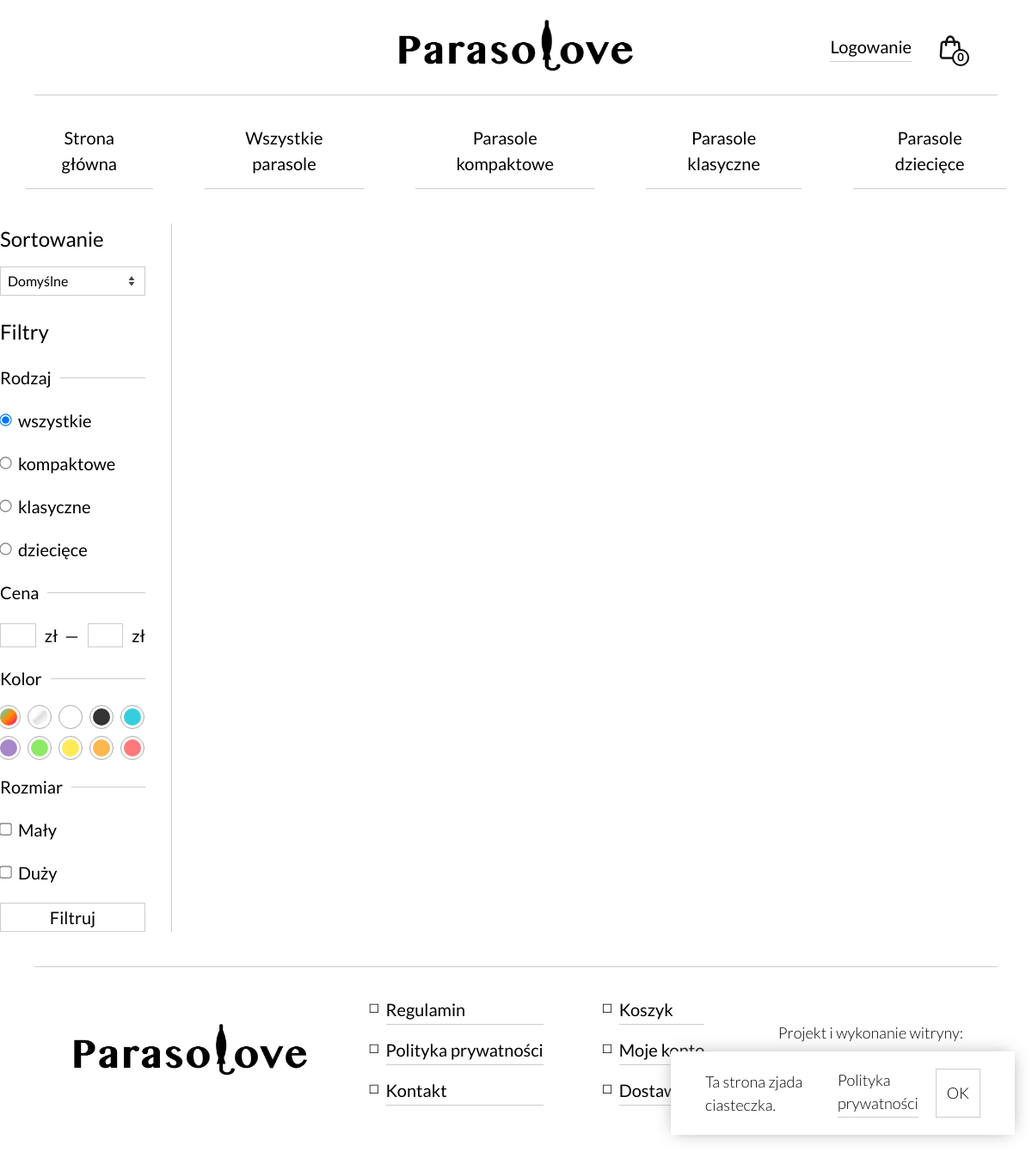
Before: /pages/catalog.php with the older database file.
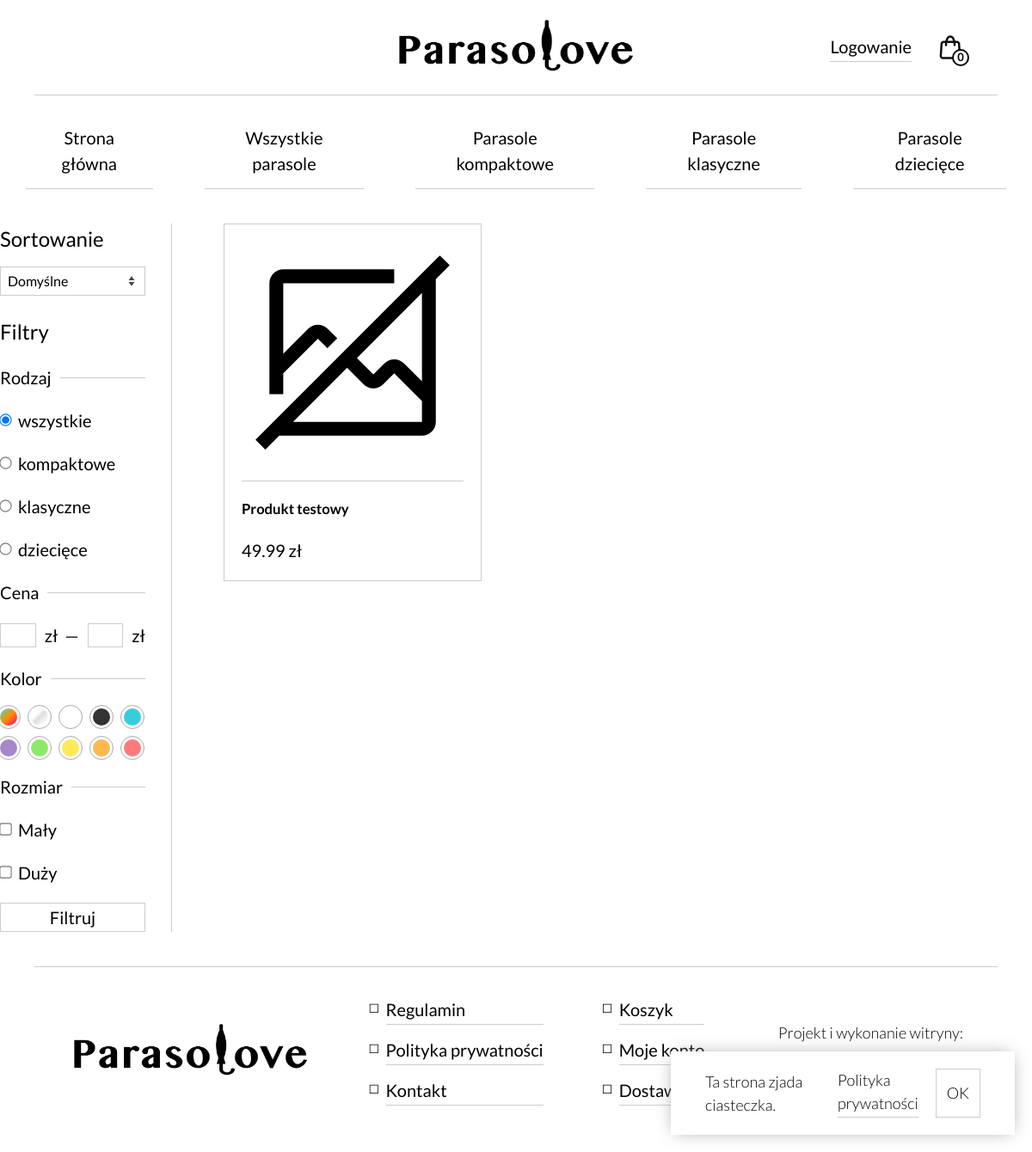
After: the same page with the newer database file.
### tables this page shows
CREATE TABLE `category` (
  `category_id` int(11) NOT NULL,
  `name` varchar(45) NOT NULL
);

CREATE TABLE `color` (
  `color_id` int(11) NOT NULL,
  `name` varchar(20) NOT NULL,
  `hex_code` varchar(255) NOT NULL COMMENT 'color hex code with #'
);

CREATE TABLE `size` (
  `size_id` int(1) NOT NULL,
  `name` varchar(20) NOT NULL
);

CREATE TABLE `product` (
  `product_id` int(11) NOT NULL,
  `category_id` int(11) NOT NULL,
  `color_id` int(5) NOT NULL,
  `size_id` int(1) NOT NULL,
  `name` varchar(45) NOT NULL,
  `description` text NOT NULL,
  `price` decimal(10,2) NOT NULL,
  `quantity` int(11) NOT NULL,
  `is_archived` tinyint(1) NOT NULL DEFAULT 0
);

### pages/catalog.php (the view, shortened to what this page needs)
<?php
	require_once('components/htmlBegin.php');
	require_once('components/header.php');
?>
<div class="page-container">
	<div class="flex-container">
		<aside class="filters" style="user-select: none;">
			<div>
				<p style="font-size: 1.2rem;">Sortowanie</p>
				<form method="get" name="sort">
					<select name="sort" id="sort" onchange="this.form.submit()">
						<?php $sort = $_GET['sort'] ?? 'default'; ?>
						<option value="default" <?= $sort == 'default' ? 'selected' : ''?>>Domyślne</option>
					</select>
				</form>
			</div>
			<form method="get">
				<p style="font-size: 1.2rem;">Filtry</p>
				<div class="flex-container align-center row nowrap" style="gap: .5rem"> <span style="width: fit-content;"> Rodzaj </span> <hr> </div>
					<div><input type="radio" name="category" id="wszystkie" value="wszystkie" checked> <label for="wszystkie">wszystkie</label> </div>
					<?php
						$sql = "SELECT name FROM `category`";
						$result = mysqli_query($conn, $sql);
						while($row = mysqli_fetch_array($result)) {
							echo '<div> <input type="radio" name="category" id="' . $row["name"] . '" value="' . $row["name"] . '"> <label for="' . $row["name"] . '">' . $row["name"] . '</label> </div>';
						}
					?>
				<div class="flex-container align-center row nowrap" style="gap: .5rem"> <span style="width: fit-content;"> Cena </span> <hr> </div>
					<div class="cena-input">
						<input type="number" name="price-min" id="price-min" value="" style="margin-left: 0;"> <label for="price-min" style="min-width: fit-content;">zł &nbsp;&mdash;</label>
						<input type="number" name="price-max" id="price-max" value=""></label> <label for="price-max">zł</label>
					</div>
				<div class="flex-container align-center row nowrap" style="gap: .5rem"> <span style="width: fit-content;"> Kolor </span> <hr> </div>
					<div class="flex-container row" style="gap: .8rem">
						<?php
							$sql = "SELECT name, hex_code FROM `color`";
							$result = mysqli_query($conn, $sql);
							while($row = mysqli_fetch_array($result)) {
								echo '<label title="' . $row["name"] . '" value="' . $row["name"] . '" for="' . $row["name"] . '" class="color-checkbox-label" style="background: ' . $row["hex_code"] . '"></label> <input type="checkbox" name="color" id="' . $row["name"] . '" class="color-checkbox">';
							}
						?>
					</div>
				<div class="flex-container align-center row nowrap" style="gap: .5rem"> <span style="width: fit-content;"> Rozmiar </span> <hr> </div>
					<?php
						$sql = "SELECT name FROM `size`";
						$result = mysqli_query($conn, $sql);
						while($row = mysqli_fetch_array($result)) {
							echo '<div> <input type="checkbox" name="size" value="' . $row["name"] . '" id="' . $row["name"] . '"> <label for="' . $row["name"] . '">' . $row["name"] . '</label> </div>';
						}
					?>
				<input type="submit" value="Filtruj" class="btn">
			</form>
		</aside>
		<div class="flex-container flex-1" style="gap: 1rem;">
			<?php
				foreach (getProducts($conn, $sort) as $product) {
					echo '<a href="/product?id=' . $product['pro_product_id'] . '" class="product-card">
							'. getProductImage($product['pro_product_id'], 0) .'
							<hr>
							<h5>' . $product['pro_name'] . '</h5>
							<p>' . $product['pro_price'] . ' zł</p>
						</a>';
				}
			?>
		</div>
	</div>
</div>
<?php
	require_once('components/footer.php');
	require_once('components/htmlEnd.php');
?>

### components/htmlBegin.php (shortened to what this page needs)
<?php
	require_once('db/config.php');
	$conn = mysqli_connect($host, $user, $pass, $dbname);
	require_once('handlers/functions.php');
?>
<!DOCTYPE html>
<html lang="pl">
<head>
	<link rel="stylesheet" href="style/target/main.min.css">
</head>
<body>

### components/header.php (shortened to what this page needs)
<header>
	<div class="block">
		<a href="/">
			<img src="assets/site-images/parasolove-logo.png" alt="Logo" class="logo">
		</a>
	</div>
	<div class="block header-right">
		<?php if (isset($_SESSION['user_id']) && $_SESSION['user_role'] == "client") { ?>
			<a href="/konto" class="link">Moje konto</a>
			<a href="/wyloguj" class="link">Wyloguj</a>
		<?php } else if (isset($_SESSION['user_id']) && $_SESSION['user_role'] == "admin") { ?>
			<a href="/panel-sprzedawcy" class="link">Panel sprzedawcy</a>
			<a href="/wyloguj" class="link">Wyloguj</a>
		<?php } else { ?>
			<div class="login-wrapper" style="position: relative;">
				<span class="link" onclick="popup()" style="cursor: pointer; user-select: none;">Logowanie</span>
			</div>
		<?php } ?>
		<a href="/koszyk" class="shopping-bag-icon"><img src="assets/site-images/shopping-bag.svg" alt="Koszyk" class="icon"></a>
	</div>
</header>
<nav>
	<ul>
		<li><a href="/">Strona główna</a></li>
		<li><a href="/katalog">Wszystkie parasole</a></li>
		<?php
			$sql = "SELECT name FROM `category` LIMIT 3";
			$result = mysqli_query($conn, $sql);
			while($row = mysqli_fetch_array($result)) {
				echo "<li> <a href='/katalog?category=" . $row['name'] . "'> Parasole " . $row['name'] . "</a> </li>";
			}
		?>
	</ul>
</nav>
<div class="infoPopup flex align-center justify-center flex-column gap-m" id="cookieBox">
	<p>Ta strona zjada ciasteczka.</p>
	<div class="flex flex row no-wrap gap-m">
		<a href="/dokumenty/polityka-prywatności" class="link">Polityka prywatności</a>
		<input type="submit" id="accept-cookie" class="btn flex-0" value="OK" onclick="acceptCookie()" style="padding: .1rem .6rem;">
	</div>
</div>

### components/footer.php (shortened to what this page needs)
<footer>
	<hr style="margin-bottom: 1rem;">
	<div class="flex-container align-center" style="justify-content: space-between; padding: 0 2rem; flex-wrap: wrap;">
		<img src="assets/site-images/parasolove-logo.png" alt="Logo" class="logo" style="width: fit-content; flex: 0;">
		<div class="flex-container justify-center align-center" style="width: fit-content">
			<ul>
				<li><a href="/dokumenty/regulamin" class="link">Regulamin</a></li>
				<li><a href="/dokumenty/polityka-prywatności" class="link">Polityka prywatności</a></li>
				<li><a href="/kontakt" class="link">Kontakt</a></li>
			</ul>
			<ul>
				<li><a href="/koszyk" class="link">Koszyk</a></li>
				<li><a href="/konto" class="link">Moje konto</a></li>
				<li><a href="/dostawy" class="link">Dostawy</a></li>
			</ul>
		</div>
		<div class="flex-container justify-center align-center" style="flex-direction: column; gap: 0; width:fit-content">
			<p style="font-weight: 300; font-size: .9rem;">Projekt i wykonanie witryny:</p>
			<div class="flex-container justify-center" style="gap: .5rem; margin-top: .5rem; font-weight: 300">
				<a href="https://github.com/AdamBru" target="_blank" class="link" style="display: inline-block; font-weight: 400"> AdamBru </a> &copy; 2025
			</div>
		</div>
	</div>
</footer>

### components/htmlEnd.php (shortened to what this page needs)
</body>
</html>

### handlers/functions.php (shortened to what this page needs)
<?php
	function getProductImage($id, $index) {
		$imageName = $id . '-' . $index . '.webp';
		$filePath = 'assets/product/' . $imageName;
		$src = file_exists($filePath) ? $filePath : 'assets/site-images/no-image.svg';
		return '<img src="' . $src . '" loading="lazy">';
	}
	function getProducts($conn, $sort = 'default') {
		$sortOptions = [
			'default' => 'pro_product_id ASC',
			'price-asc' => 'pro_price ASC',
			'price-desc' => 'pro_price DESC',
			'name-asc' => 'pro_name ASC',
			'name-desc' => 'pro_name DESC',
			'category-asc' => 'cat_name ASC',
			'category-desc' => 'cat_name DESC',
			'id-asc' => 'pro_product_id ASC',
			'id-desc' => 'pro_product_id DESC',
			'color-asc' => 'cat_name ASC',
			'color-desc' => 'cat_name DESC',
			'size-asc' => 'size_name ASC',
			'size-desc' => 'size_name DESC',
			'quantity-asc' => 'pro_quantity ASC',
			'quantity-desc' => 'pro_quantity DESC'
		];
		$sort = $sortOptions[$sort] ?? $sortOptions['default'];
		$sql = 'SELECT
					pro.product_id 		AS pro_product_id,
					pro.category_id 	AS pro_category_id,
					pro.color_id 		AS pro_color_id,
					pro.size_id 		AS pro_size_id,
					pro.name 			AS pro_name,
					pro.description 	AS pro_description,
					pro.price 			AS pro_price,
					pro.quantity 		AS pro_quantity,
					pro.is_archived 	AS p_is_archived,
					category.name 		AS cat_name,
					color.name 			AS col_name,
					color.hex_code		AS col_hex_code,
					size.name 			AS siz_name
				FROM product pro
				JOIN category ON pro.category_Id = category.category_Id
				JOIN color ON pro.color_Id = color.color_Id
				JOIN size ON pro.size_Id = size.size_Id
				ORDER BY ' . $sort;
		$result = mysqli_query($conn, $sql);
		return mysqli_fetch_all($result, MYSQLI_ASSOC);
	}
?>

Changed rows visible on the page:
added product: name "Produkt testowy", price "49.99"
